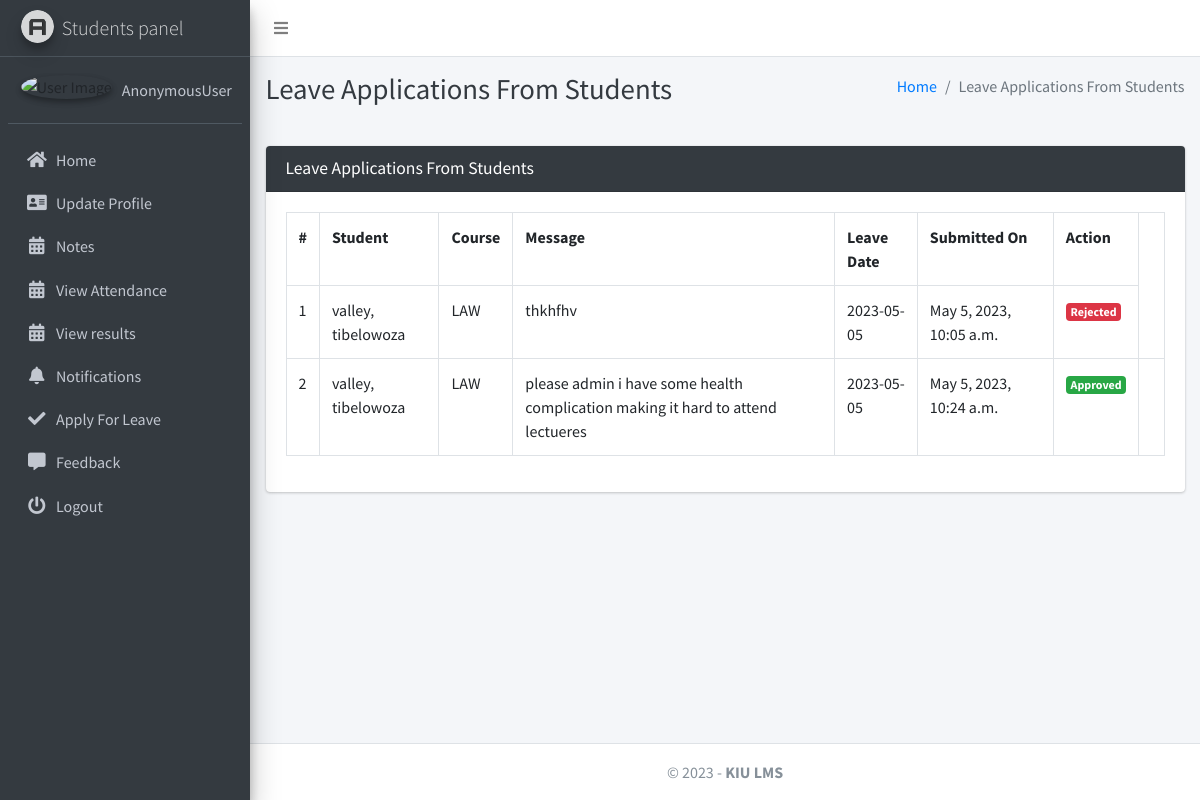
The app's page /student/view/leave/ with its own data.
### studentsmanagementapp/models.py (models this page shows, shortened)
class LeaveReportStudent(models.Model):
    student = models.ForeignKey(Student, on_delete=models.CASCADE)
    date = models.CharField(max_length=60)
    message = models.TextField()
    status = models.SmallIntegerField(default=0)
    created_at = models.DateTimeField(auto_now_add=True)
    updated_at = models.DateTimeField(auto_now=True)

class Student(models.Model):
    admin = models.OneToOneField(CustomUser, on_delete=models.CASCADE)
    course = models.ForeignKey(Course, on_delete=models.DO_NOTHING, null=True, blank=False)
    session = models.ForeignKey(Session, on_delete=models.DO_NOTHING, null=True)
    def __str__(self):
        return self.admin.last_name + ", " + self.admin.first_name

class CustomUser(AbstractUser):
    USER_TYPE = ((1, "HOD"), (2, "Staff"), (3, "Student"))
    GENDER = [("M", "Male"), ("F", "Female")]
    username = None  # Removed username, using email instead
    email = models.EmailField(unique=True)
    user_type = models.CharField(default=1, choices=USER_TYPE, max_length=1)
    gender = models.CharField(max_length=1, choices=GENDER)
    profile_pic = models.ImageField(null=True)
    address = models.TextField()
    fcm_token = models.TextField(default="")  # For firebase notifications
    created_at = models.DateTimeField(auto_now_add=True)
    updated_at = models.DateTimeField(auto_now=True)
    USERNAME_FIELD = "email"
    REQUIRED_FIELDS = []
    objects = CustomUserManager()

class Course(models.Model):
    name = models.CharField(max_length=120)
    created_at = models.DateTimeField(auto_now_add=True)
    updated_at = models.DateTimeField(auto_now=True)
    def __str__(self):
        return self.name

### studentsmanagementapp/hod_views.py (the view, shortened to what this page needs)
# urls.py: path("student/view/leave/", hod_views.view_student_leave,  name="view_student_leave",),
@csrf_exempt
def view_student_leave(request):
    if request.method != 'POST':
        allLeave = LeaveReportStudent.objects.all()
        context = {
            'allLeave': allLeave,
            'page_title': 'Leave Applications From Students'
        }
        return render(request, "hod_template/student_leave_view.html", context)

### studentsmanagementapp/templates/hod_template/student_leave_view.html (shortened to what this page needs)
{% extends 'main_app/base.html' %}
{% load static %}
{% block page_title %}{{page_title}}{% endblock page_title %}
{% block content %}
<section class="content">
    <div class="container-fluid">
        <div class="row">
            <div class="col-md-12">
                <div class="card card-dark">
                    <div class="card-header">
                        <h3 class="card-title">{{page_title}}</h3>
                    </div>
                    <div class="table card-body">
                        <table class="table table-bordered table-hover">
                            <tr>
                                <th>#</th>
                                <th>Student</th>
                                <th>Course</th>
                                <th>Message</th>
                                <th>Leave Date</th>
                                <th>Submitted On</th>
                                <th>Action</th>
                            </tr>
                            {% for leave in  allLeave %}
                              <tr>
                                  <td>{{forloop.counter}}</td>
                                  <td>{{leave.student}}</td>
                                  <td>{{leave.student.course}}</td>
                                  <td>{{leave.message}}</td>
                                  <td>{{leave.date}}</td>
                                  <td>{{leave.created_at}}</td>
                                      {% if leave.status == 0 %}
                                           <td> <button data-toggle = "modal" data-target = "#reply_modal" value="{{leave.id}}" class="btn btn-success reply_open_modal">Reply</button>
{% elif leave.status == -1 %}
<td><span  class='badge badge-danger'>Rejected</span></td>
{% else %}
<td><span  class='badge badge-success'>Approved</span></td>
                                            <td>{{feedback.updated_at}}</td>
                                      {% endif %}
                              </tr>
                            {% endfor %}
                        </table>
                    </div>
                    </div>
            </div>
        </div>
    </div>
</section>
{% endblock content %}

### records on screen
LeaveReportStudent: student "valley, tibelowoza", student.course "LAW", message "thkhfhv", date "2023-05-05", created_at "May 5, 2023, 10:05 a.m.", status "Rejected"
LeaveReportStudent: student "valley, tibelowoza", student.course "LAW", message "please admin i have some health complication making it hard to attend lectueres", date "2023-05-05", created_at "May 5, 2023, 10:24 a.m."

### other values on screen
{{ user }} "AnonymousUser"
{{ page_title }} "Leave Applications From Students"
